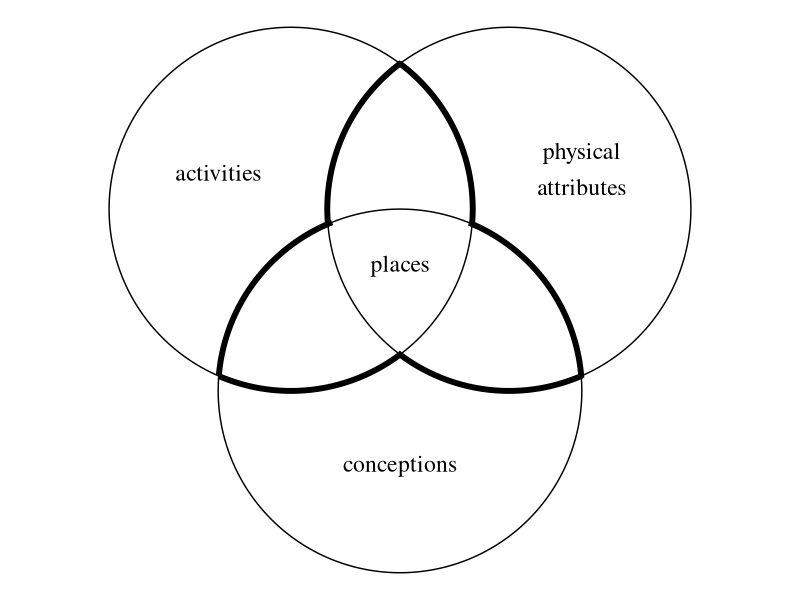

This chart was generated by the following R code:
# Creating Community Health by Simon Lennane ISBN 9781032490045
# Fig 1.1 visual metaphor for the nature of place
# Canter D. The Psychology of Place.Architectural Press; 1977. ISBN 0851395325
# Reproduced by kind permission of David Canter

# this R code creates the image - run in RStudio

# you'll need to install these once if not already installed
# run these line in console:
# install.packages("ggplot2") 
# install.packages("ggforce")

library(ggforce)
library(ggplot2)

p <- ggplot() + coord_fixed() 
p <- p + geom_circle(aes(x0 = 2, y0 = 5, r = 2.5)) 
p <- p + geom_circle(aes(x0 = 5, y0 = 5, r = 2.5)) 
p <- p + geom_circle(aes(x0 = 3.5, y0 = 2.5, r = 2.5)) 
p <- p + geom_arc(aes(x0=2, y0=5, r=2.5, start=0.64, end=1.65), size = 2) 
p <- p + geom_arc(aes(x0=2, y0=5, r=2.5, start=2.5, end=3.55), size = 2)  
p <- p + geom_arc(aes(x0=5, y0=5, r=2.5, start=4.63, end=5.65), size = 2)
p <- p + geom_arc(aes(x0=5, y0=5, r=2.5, start=2.73, end=3.8), size = 2)
p <- p + geom_arc(aes(x0=3.5, y0=2.5, r=2.5, start=0.39, end=1.5), size = 2)
p <- p + geom_arc(aes(x0=3.5, y0=2.5, r=2.5, start=4.8, end=5.9), size = 2)
p <- p + annotate(geom = "text", x = 1, y = 5.5, label = "activities", family="Times", size = 6, colour = "black") 
p <- p + annotate(geom = "text", x = 6, y = 5.8, label = "physical", family="Times", size = 6, colour = "black") 
p <- p + annotate(geom = "text", x = 6, y = 5.3, label = "attributes", family="Times", size = 6, colour = "black") 
p <- p + annotate(geom = "text", x = 3.5, y = 4.25, label = "places", family="Times", size = 6, colour = "black") 
p <- p + annotate(geom = "text", x = 3.5, y = 1.5, label = "conceptions", family="Times", size = 6, colour = "black") 
p <- p + theme_void()
p